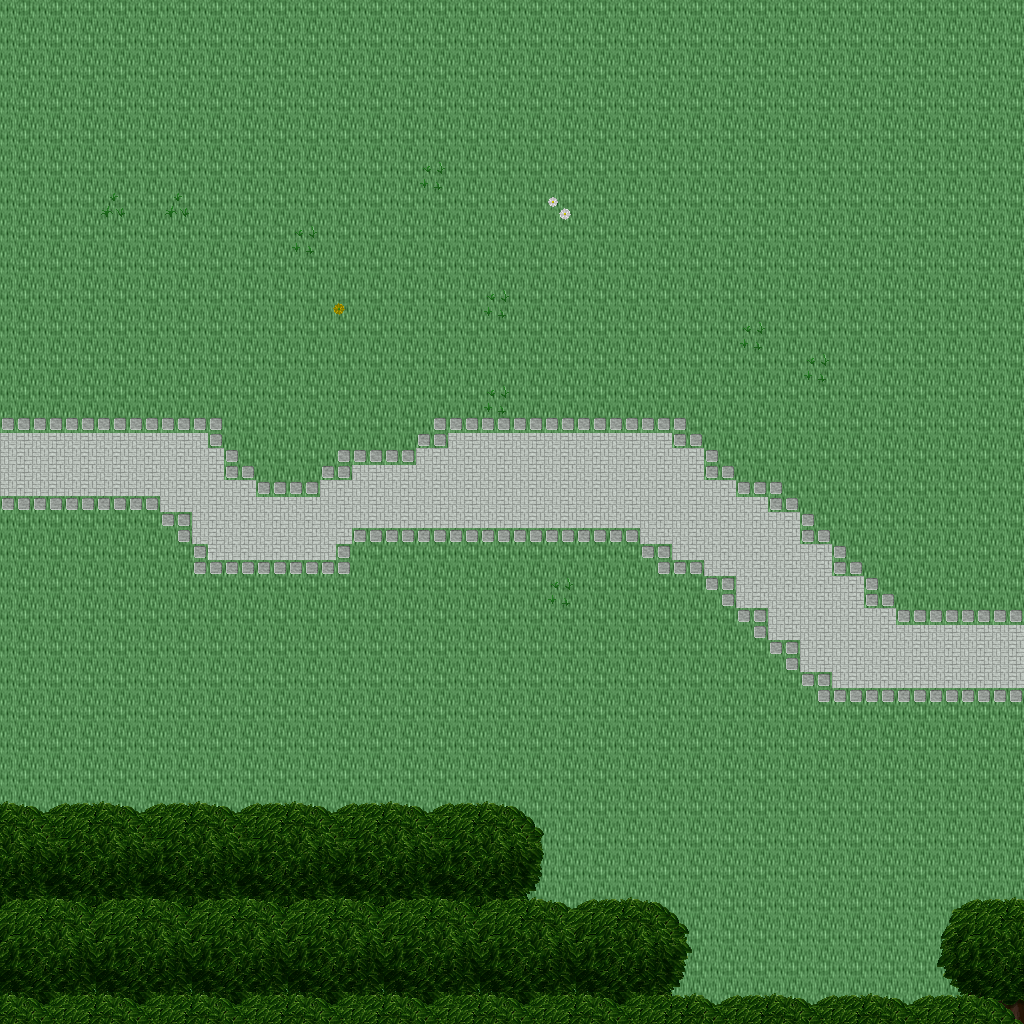

A 2D game scene composited from a Tiled map and its tileset images. What follows is a short description and the map's XML, with each tile layer's data collapsed to a summary:
An orthogonal 32x32 tile map with 32x32 px tiles, 5 tile layers (Ground, Objects, Objects2, Above, ...), 1 hidden layer not drawn, 29 tilesets.

<map version="1.10" tiledversion="1.11.0" orientation="orthogonal" renderorder="right-down" width="32" height="32" tilewidth="32" tileheight="32" infinite="0" nextlayerid="11" nextobjectid="1">
 <tileset firstgid="1" name="ground_ground" tilewidth="32" tileheight="32" tilecount="33" columns="3">
  <image source="../drawable/ground_ground.png" width="96" height="352" />
 </tileset>
 <tileset firstgid="34" name="plant_flower_daisy_white" tilewidth="32" tileheight="32" tilecount="8" columns="2">
  <image source="../drawable/plant_flower_daisy_white.png" width="64" height="128" />
 </tileset>
 <tileset firstgid="42" name="plant_grasses" tilewidth="32" tileheight="32" tilecount="6" columns="3">
  <image source="../drawable/plant_grasses.png" width="96" height="64" />
 </tileset>
 <tileset firstgid="48" name="plant_flower_daisy_yellow" tilewidth="32" tileheight="32" tilecount="8" columns="2">
  <image source="../drawable/plant_flower_daisy_yellow.png" width="64" height="128" />
 </tileset>
 <tileset firstgid="56" name="plant_leaves" tilewidth="32" tileheight="32" tilecount="8" columns="4">
  <image source="../drawable/plant_leaves.png" width="128" height="64" />
 </tileset>
 <tileset firstgid="64" name="building_wall_wall_brown" tilewidth="32" tileheight="32" tilecount="12" columns="3">
  <image source="../drawable/building_wall_wall_brown.png" width="96" height="128" />
 </tileset>
 <tileset firstgid="76" name="building_wall_stone" tilewidth="32" tileheight="32" tilecount="12" columns="3">
  <image source="../drawable/building_wall_stone.png" width="96" height="128" />
 </tileset>
 <tileset firstgid="88" name="plant_bush_bushes" tilewidth="32" tileheight="32" tilecount="10" columns="5">
  <image source="../drawable/plant_bush_bushes.png" width="160" height="64" />
 </tileset>
 <tileset firstgid="98" name="plant_cactus" tilewidth="32" tileheight="32" tilecount="2" columns="1">
  <image source="../drawable/plant_cactus.png" width="32" height="64" />
 </tileset>
 <tileset firstgid="100" name="plant_stump_stump_brown" tilewidth="32" tileheight="32" tilecount="4" columns="2">
  <image source="../drawable/plant_stump_stump_brown.png" width="64" height="64" />
 </tileset>
 <tileset firstgid="104" name="plant_tree_tree_darkgreen" tilewidth="32" tileheight="32" tilecount="88" columns="8">
  <image source="../drawable/plant_tree_tree_darkgreen.png" width="256" height="352" />
 </tileset>
 <tileset firstgid="192" name="building_window_window_long" tilewidth="32" tileheight="32" tilecount="3" columns="3">
  <image source="../drawable/building_window_window_long.png" width="96" height="32" />
 </tileset>
 <tileset firstgid="195" name="building_door_door_n" tilewidth="32" tileheight="32" tilecount="6" columns="3">
  <image source="../drawable/building_door_door_n.png" width="96" height="64" />
 </tileset>
 <tileset firstgid="201" name="building_roof_green" tilewidth="32" tileheight="32" tilecount="20" columns="5">
  <image source="../drawable/building_roof_green.png" width="160" height="128" />
 </tileset>
 <tileset firstgid="221" name="plant_vine" tilewidth="32" tileheight="32" tilecount="3" columns="1">
  <image source="../drawable/plant_vine.png" width="32" height="96" />
 </tileset>
 <tileset firstgid="224" name="item_corpse_skull_dark" tilewidth="32" tileheight="32" tilecount="2" columns="2">
  <image source="../drawable/item_corpse_skull_dark.png" width="64" height="32" />
 </tileset>
 <tileset firstgid="226" name="logic_creature_animal" tilewidth="32" tileheight="32" tilecount="32" columns="8">
  <image source="../drawable/logic_creature_animal.png" width="256" height="128" />
 </tileset>
 <tileset firstgid="258" name="logic_creature_elf" tilewidth="32" tileheight="32" tilecount="16" columns="8">
  <image source="../drawable/logic_creature_elf.png" width="256" height="64" />
 </tileset>
 <tileset firstgid="274" name="logic_collision" tilewidth="32" tileheight="32" tilecount="1" columns="1">
  <image source="../drawable/logic_collision.png" width="32" height="32" />
 </tileset>
 <tileset firstgid="275" name="logic_creature_human_evil" tilewidth="32" tileheight="32" tilecount="16" columns="8">
  <image source="../drawable/logic_creature_human_evil.png" width="256" height="64" />
 </tileset>
 <tileset firstgid="291" name="building_door_closed" tilewidth="32" tileheight="32" tilecount="1" columns="1">
  <image source="../drawable/building_door_closed.png" width="32" height="32" />
 </tileset>
 <tileset firstgid="292" name="logic_portal" tilewidth="32" tileheight="32" tilecount="24" columns="8">
  <image source="../drawable/logic_portal.png" width="256" height="96" />
 </tileset>
 <tileset firstgid="316" name="ground_blue_paving" tilewidth="32" tileheight="32" tilecount="2" columns="1">
  <image source="../drawable/ground_blue_paving.png" width="32" height="64" />
 </tileset>
 <tileset firstgid="318" name="ground_green_paving" tilewidth="32" tileheight="32" tilecount="18" columns="3">
  <image source="../drawable/ground_green_paving.png" width="96" height="192" />
 </tileset>
 <tileset firstgid="336" name="logic_protection" tilewidth="32" tileheight="32" tilecount="2" columns="2">
  <image source="../drawable/logic_protection.png" width="64" height="32" />
 </tileset>
 <tileset firstgid="338" name="object_rotating_crystal" tilewidth="32" tileheight="32" tilecount="48" columns="8">
  <image source="../drawable/object_rotating_crystal.png" width="256" height="192" />
 </tileset>
 <tileset firstgid="386" name="light_white_1x1" tilewidth="32" tileheight="32" tilecount="1" columns="1">
  <image source="../drawable/light_white_1x1.png" width="32" height="32" />
 </tileset>
 <tileset firstgid="387" name="light_light_5x5" tilewidth="32" tileheight="32" tilecount="25" columns="5">
  <image source="../drawable/light_light_5x5.png" width="160" height="160" />
 </tileset>
 <tileset firstgid="412" name="logic_creature_ogre" tilewidth="32" tileheight="32" tilecount="4" columns="4">
  <image source="../drawable/logic_creature_ogre.png" width="128" height="32" />
 </tileset>
 <layer id="1" name="Ground" width="32" height="32">
  <data>[1024 cells, 1024 non-empty, 2 distinct tile ids]</data>
 </layer>
 <layer id="2" name="Objects" width="32" height="32">
  <data>[1024 cells, 75 non-empty, 12 distinct tile ids]</data>
 </layer>
 <layer id="3" name="Objects2" width="32" height="32">
  <data>[1024 cells, 2 non-empty, 2 distinct tile ids]</data>
 </layer>
 <layer id="4" name="Above" width="32" height="32">
  <data>[1024 cells, 158 non-empty, 38 distinct tile ids]</data>
 </layer>
 <layer id="5" name="Above2" width="32" height="32">
  <data>[1024 cells, 2 non-empty, 2 distinct tile ids]</data>
 </layer>
 <layer id="6" name="Walkable" width="32" height="32" visible="0">
  <data>[1024 cells, 101 non-empty, 1 distinct tile ids]</data>
 </layer>
 <objectgroup id="7" name="Mapevents" />
 <objectgroup id="8" name="Spawn" />
 <objectgroup id="9" name="Keys" />
 <objectgroup id="10" name="Replace" />
</map>
